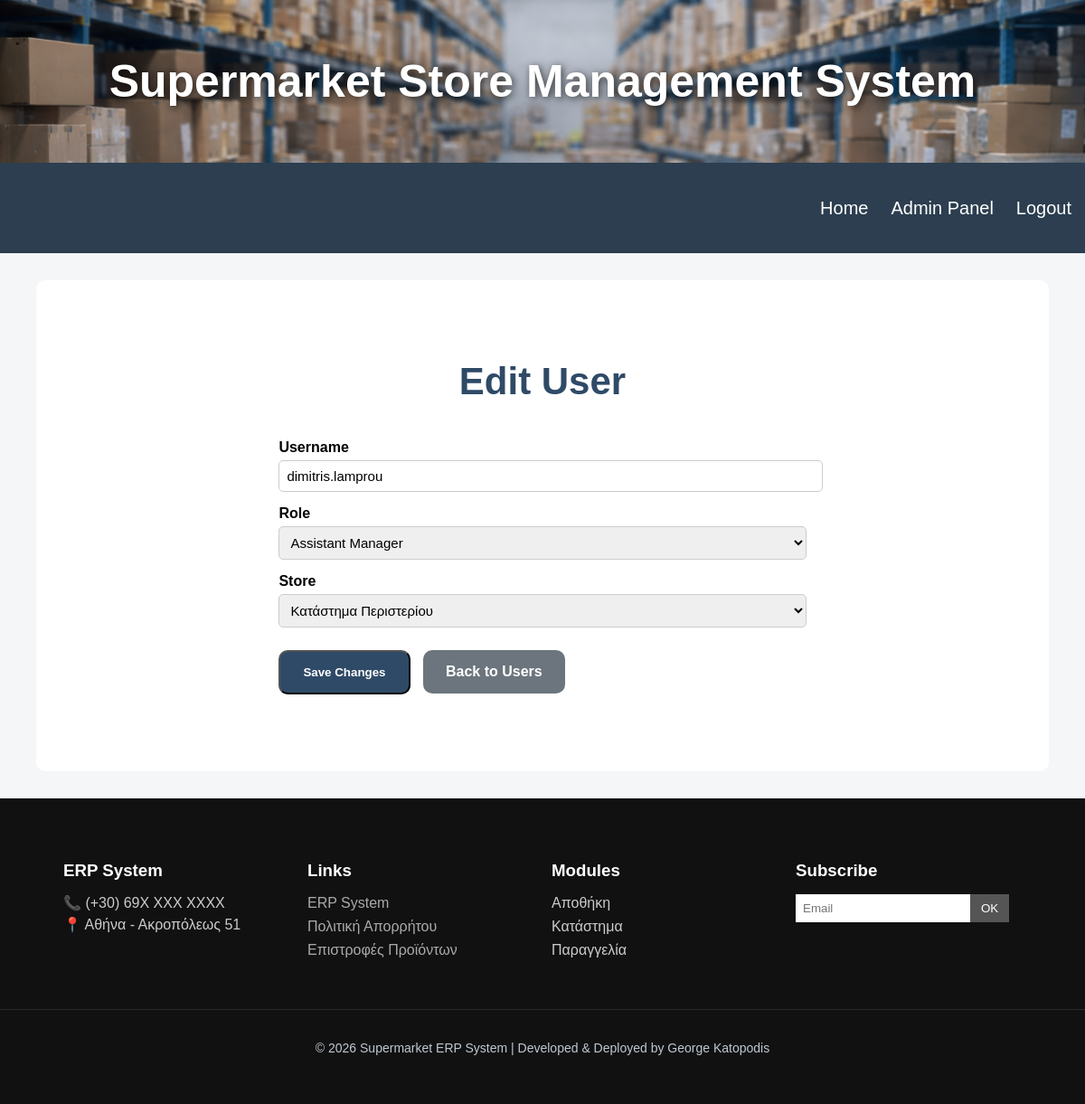
/admin/edit_user/9 (signed in), run on an earlier commit of the app's database.
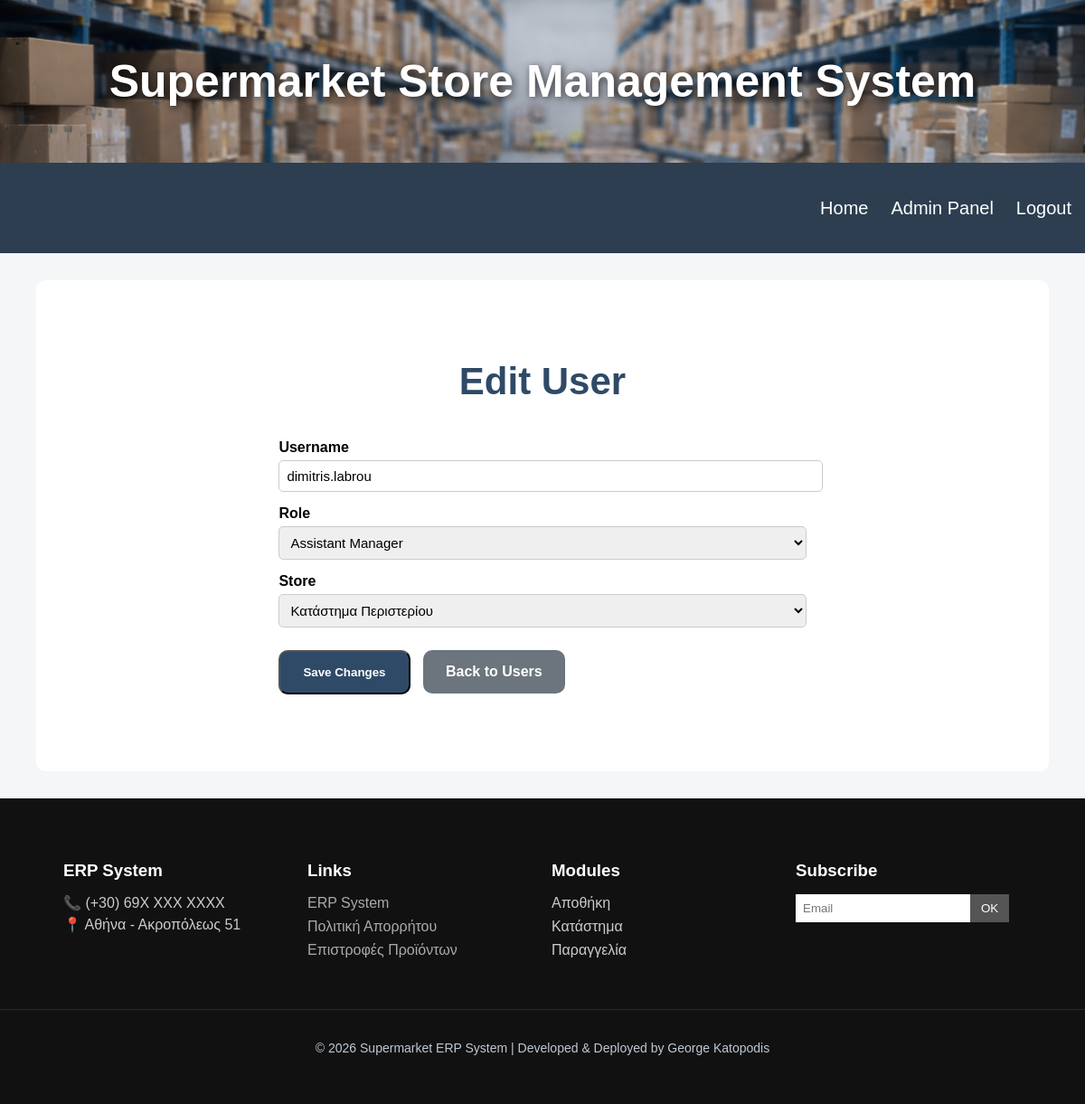
And on a later commit of the database.
### tables this page shows
CREATE TABLE users (
    user_id INTEGER PRIMARY KEY AUTOINCREMENT,
    store_id INTEGER NOT NULL,
    username VARCHAR(50) NOT NULL,
    password VARCHAR(255) NOT NULL,
    role VARCHAR(20) NOT NULL, email VARCHAR(100), is_active INTEGER DEFAULT 1,
    FOREIGN KEY (store_id) REFERENCES stores(store_id)
);

CREATE TABLE stores (
    store_id INTEGER PRIMARY KEY AUTOINCREMENT,
    store_name VARCHAR(100) NOT NULL,
    store_location VARCHAR(100) NOT NULL
);

### app.py (the view, shortened to what this page needs)
@app.route("/admin/edit_user/<int:user_id>", methods=["GET", "POST"])
def edit_user(user_id):
    if "user" not in session:
        return redirect(url_for("login"))
    if session.get("role") != "admin":
        return redirect(url_for("home"))
    connection = sqlite3.connect(DATABASE_PATH)
    connection.row_factory = sqlite3.Row
    cursor = connection.cursor()
    cursor.execute("""
        SELECT *
        FROM users
        WHERE user_id = ?
    """, (user_id,))
    user = cursor.fetchone()
    cursor.execute("""
        SELECT *
        FROM stores
    """)
    stores = cursor.fetchall()
    connection.close()
    return render_template(
        "edit_user.html",
        user=user,
        stores=stores
    )

### templates/edit_user.html (shortened to what this page needs)
{% extends "base.html" %}
{% block content %}
<div class="admin-container">
    <h1 class="admin-title">Edit User</h1>
    <form method="POST" class="admin-form">
        <div class="form-group">
            <label>Username</label>
            <input type="text"
                   name="username"
                   value="{{ user.username }}"
                   required>
        </div>
        <div class="form-group">
            <label>Role</label>
            <select name="role">
                <option value="assistant_manager"
                    {% if user.role == "assistant_manager" %}
                        selected
                    {% endif %}>
                    Assistant Manager
                </option>
            </select>
        </div>
        <div class="form-group">
            <label>Store</label>
            <select name="store_id">
                {% for store in stores %}
                <option value="{{ store.store_id }}"
                    {% if store.store_id == user.store_id %}
                        selected
                    {% endif %}>
                    {{ store.store_name }}
                </option>
                {% endfor %}
            </select>
        </div>
        <div class="admin-form-buttons">
            <button type="submit" class="admin-btn">
                Save Changes
            </button>
            <a href="{{ url_for('manage_users') }}"
               class="admin-btn back-btn">
                Back to Users
            </a>
        </div>
    </form>
</div>
{% endblock %}

What changed in the data, as far as the page shows it:
changed users "Assistant Manager": username "dimitris.lamprou" → "dimitris.labrou"
